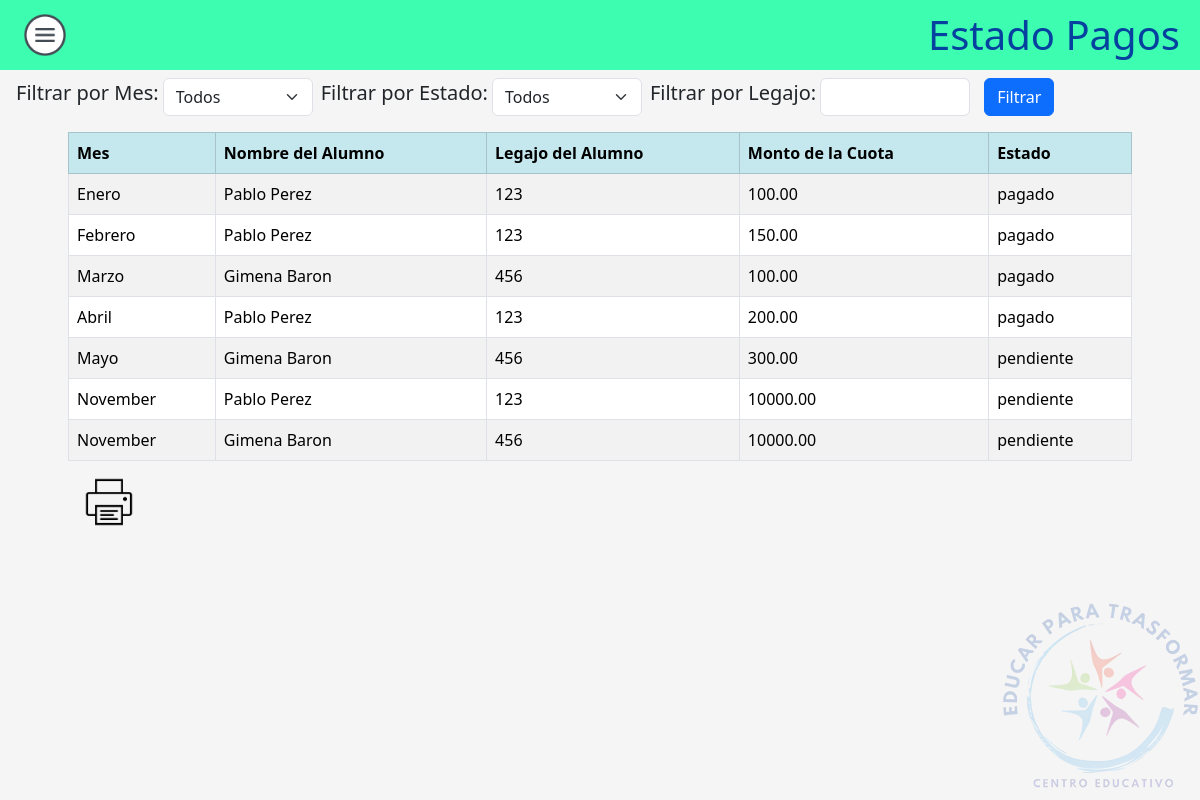
/Personal/Cuotas/cuotas.php, run on the app's committed database.
### tables this page shows
CREATE TABLE `cuotas` (
  `id` int(11) NOT NULL,
  `id_padre` int(11) DEFAULT NULL,
  `idAlumno` int(11) DEFAULT NULL,
  `mes` varchar(15) DEFAULT NULL,
  `año` int(11) DEFAULT NULL,
  `monto` decimal(10,2) DEFAULT NULL,
  `estado` enum('pendiente','pagado') DEFAULT NULL
);

CREATE TABLE `alumno` (
  `id` int(11) NOT NULL,
  `correo` varchar(50) DEFAULT NULL,
  `password` varchar(50) DEFAULT NULL,
  `idPadre` int(11) DEFAULT NULL,
  `legajo` int(30) NOT NULL,
  `nombre` varchar(50) NOT NULL
);

### Personal/Cuotas/cuotas.php (the view, shortened to what this page needs)
<!DOCTYPE html>
<html>
<?php
$conexion = conectar();
$sql = "SELECT cuotas.mes, alumno.nombre, alumno.legajo, cuotas.monto, cuotas.estado
        FROM cuotas
        INNER JOIN alumno ON cuotas.idAlumno = alumno.id";
$legajoFiltro = isset($_GET['legajo']) ? $_GET['legajo'] : "";
$resultado = mysqli_query($conexion, $sql);
if ($resultado) {
    $cuotas = array();
    while ($fila = mysqli_fetch_assoc($resultado)) {
        $cuotas[] = $fila;
    }
} else {
    die("Error al ejecutar la consulta: " . mysqli_error($conexion));
}
?>
<head>
    <link href="https://cdn.jsdelivr.net/npm/bootstrap@5.3.2/dist/css/bootstrap.min.css" rel="stylesheet">
    <link rel="stylesheet" href="../../Css/styles.css">
</head>
<body>
    <header class="header no-print">
        <a type="button" data-bs-toggle="offcanvas" data-bs-target="#offcanvasExample" aria-controls="offcanvasExample">
            <img src="../../Css/hamburguesa.png" width="50px">
        </a>
        <h1 style="text-align: center; color: #05429f">Estado Pagos</h1>
    </header>
    <div class="mt-2 ms-2">
        <form method="get">
            <div class="form-inline">
            <label class="h5 ms-2" for="mes">Filtrar por Mes:</label>
                <select class="form-select ms-1" style="max-width: 150px;" name="mes" id="mes">
                    <option value="">Todos</option>
                </select>
                <label class="h5 ms-2" for="estado">Filtrar por Estado:</label>
                <select class="form-select ms-1" style="max-width: 150px;" name="estado" id="estado">
                    <option value="">Todos</option>
                </select>
                <label class="h5 ms-2" for="legajo">Filtrar por Legajo:</label>
                <input class="form-control ms-1" style="max-width: 150px;" type="text" name="legajo" id="legajo" value="<?= $legajoFiltro ?>">
                <input class="btn btn-primary ms-1 no-print" type="submit" value="Filtrar">
            </div>
        </form>
    </div>
    <div class="mt-2 mx-auto p-2" style="width: 90vw">
        <table class="table table-striped table-bordered">
            <tr class="table-info">
                <th>Mes</th>
                <th>Nombre del Alumno</th>
                <th>Legajo del Alumno</th>
                <th>Monto de la Cuota</th>
                <th>Estado</th>
            </tr>
            <tbody>
                <?php foreach ($cuotas as $cuota) : ?>
                    <tr>
                        <td><?= $cuota['mes'] ?></td>
                        <td><?= $cuota['nombre'] ?></td>
                        <td><?= $cuota['legajo'] ?></td>
                        <td><?= $cuota['monto'] ?></td>
                        <td><?= $cuota['estado'] ?></td>
                    </tr>
                <?php endforeach; ?>
            </tbody>
        </table>
        <a class="no-print ms-3" type='button' onclick='imprimirTabla()'><img src='../../Css/print.png' width='50px'></a>
    </div>
    <div id="footer">
        <img src="../../Css/Logotipo200x200.png">
    </div>
</body>
</html>

### Css/styles.css (style rules this page uses)
body { background-color: #f5f5f5; }
.header { background-color: #3dfdb0; color: #fff; padding: 10px 20px; display: flex; justify-content: space-between; align-items: center; }
.header h1 { text-align: center; margin: 0; }
#footer { position: fixed; right: 0; bottom: 0; margin: 0; padding: 0; }
#footer img { width: 200px; opacity: 0.2; }
.form-inline { display: flex; align-items: center; }
.form-inline input, .form-inline button { margin-right: 10px; }

### data on the page
cuotas: mes "Enero", idAlumno.nombre "Pablo Perez", idAlumno.legajo "123", monto "100.00", estado "pagado"
cuotas: mes "Febrero", idAlumno.nombre "Pablo Perez", idAlumno.legajo "123", monto "150.00", estado "pagado"
cuotas: mes "Marzo", idAlumno.nombre "Gimena Baron", idAlumno.legajo "456", monto "100.00", estado "pagado"
cuotas: mes "Abril", idAlumno.nombre "Pablo Perez", idAlumno.legajo "123", monto "200.00", estado "pagado"
cuotas: mes "Mayo", idAlumno.nombre "Gimena Baron", idAlumno.legajo "456", monto "300.00", estado "pendiente"
cuotas: mes "November", idAlumno.nombre "Pablo Perez", idAlumno.legajo "123", monto "10000.00", estado "pendiente"
cuotas: mes "November", idAlumno.nombre "Gimena Baron", idAlumno.legajo "456", monto "10000.00", estado "pendiente"
